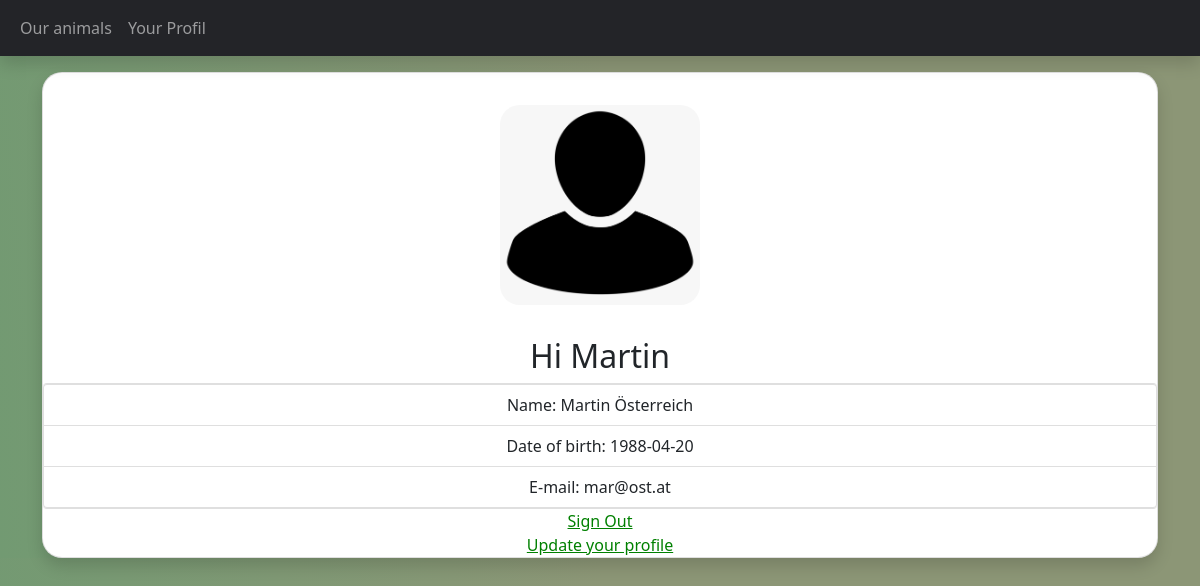
The page /CodeReview11/profil.php (signed in) on the database its author committed.
### tables this page shows
CREATE TABLE `user` (
  `id` int(11) NOT NULL,
  `first_name` varchar(255) NOT NULL,
  `last_name` varchar(255) NOT NULL,
  `password` varchar(255) NOT NULL,
  `date_of_birth` date NOT NULL,
  `email` varchar(255) NOT NULL,
  `picture` varchar(255) DEFAULT NULL,
  `status` varchar(4) NOT NULL DEFAULT 'user'
);

### CodeReview11/profil.php (the view, shortened to what this page needs)
<?php
require_once 'components/db_connect.php';
$res = mysqli_query($connect, "SELECT * FROM user WHERE id=" . $_SESSION['user']);
$row = mysqli_fetch_array($res, MYSQLI_ASSOC);
?>
<!DOCTYPE html>
<html lang="en" >
<head>
<?php require_once 'components/boot.php' ?>
</head>
<body>
<nav class="navbar navbar-expand navbar-dark mb-3 sticky-top shadow">
  <div class="container-fluid">
    <div class="collapse navbar-collapse" id="navbarNav">
      <ul class="navbar-nav">
        <li class="nav-item">
          <a class="nav-link" aria-current="page" href="home.php">Our animals</a>
        </li>
        <li class="nav-item">
          <a class="nav-link" href="profil.php">Your Profil</a>
        </li>
    </div>
  </div>
</nav>
<div class ="container">
   <div class="card shadow text-center">
       <img class= "userImage" src="pictures/<?php echo $row['picture']; ?>" alt="<?php echo $row['first_name']; ?>">
       <h2>Hi <?php  echo $row['first_name']; ?></h2>
       <ul class="list-group">
            <li class="list-group-item">Name: <?php  echo $row['first_name'] . " " . $row['last_name']; ?></li>
            <li class="list-group-item">Date of birth: <?php  echo $row['date_of_birth']; ?></li>
            <li class="list-group-item">E-mail: <?php  echo $row['email']; ?></li>
        </ul>
   <a href="logout.php?logout" class=" mx-3">Sign Out</a>
   <a href="update.php?id=<?php echo $_SESSION['user'] ?>" >Update your profile</a>
   </div>
</div>
</body >
</html>

### CodeReview11/profil.php (style rules this page uses)
body { background: rgb(140,150,118); background: linear-gradient(265deg, rgba(140,150,118,1) 48%, rgba(114,154,114,1) 100%); }
.userImage { width: 200px; height: 200px; margin: 2rem auto; object-fit: cover; border-radius: 20px; }
.card { border-radius: 20px; }
.navbar { background-color: #232428; }
a { color: green; }

### rows shown on the page
user: picture (placeholder picture), first_name "Martin", last_name "Österreich", date_of_birth "1988-04-20", email "mar@ost.at"
